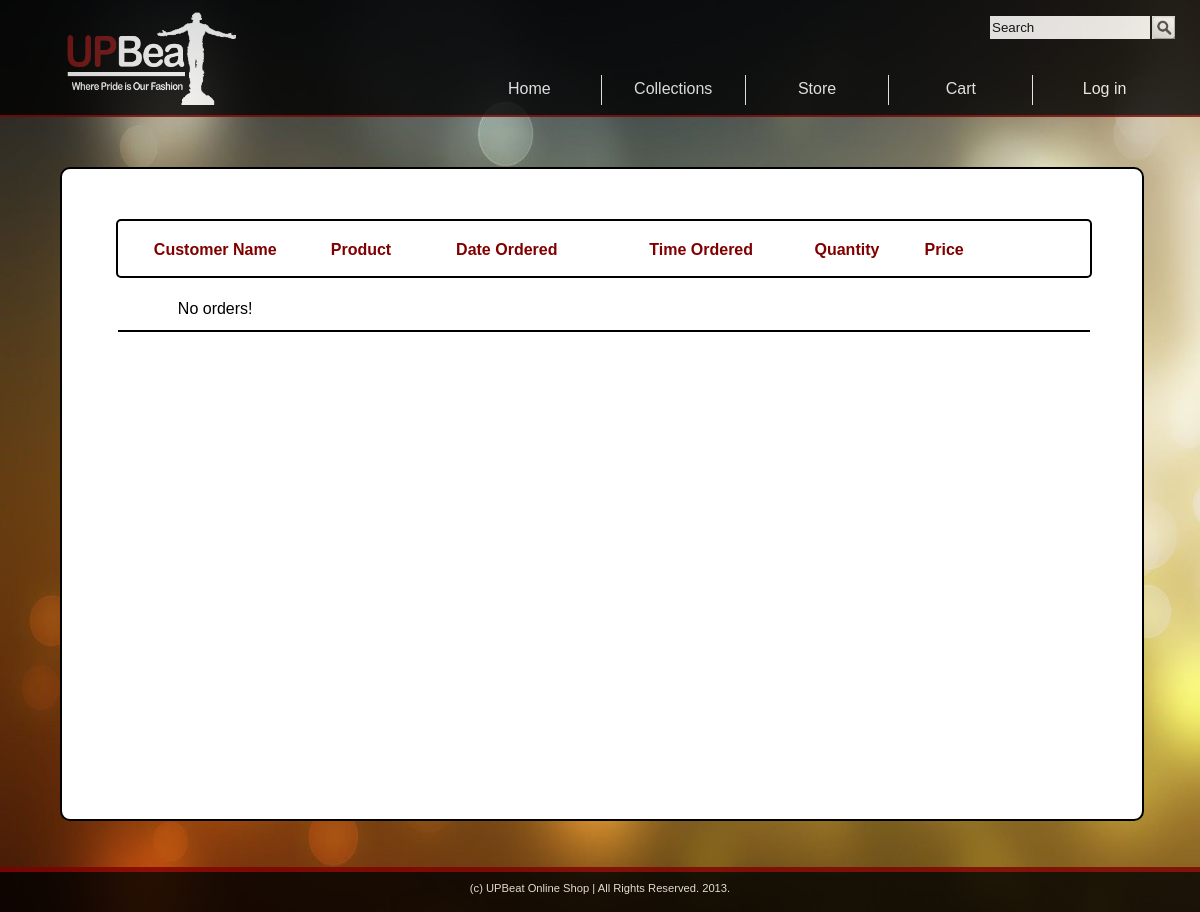
The app's page /upbeat.com/vieworders.php?start=0&page=1, older data.
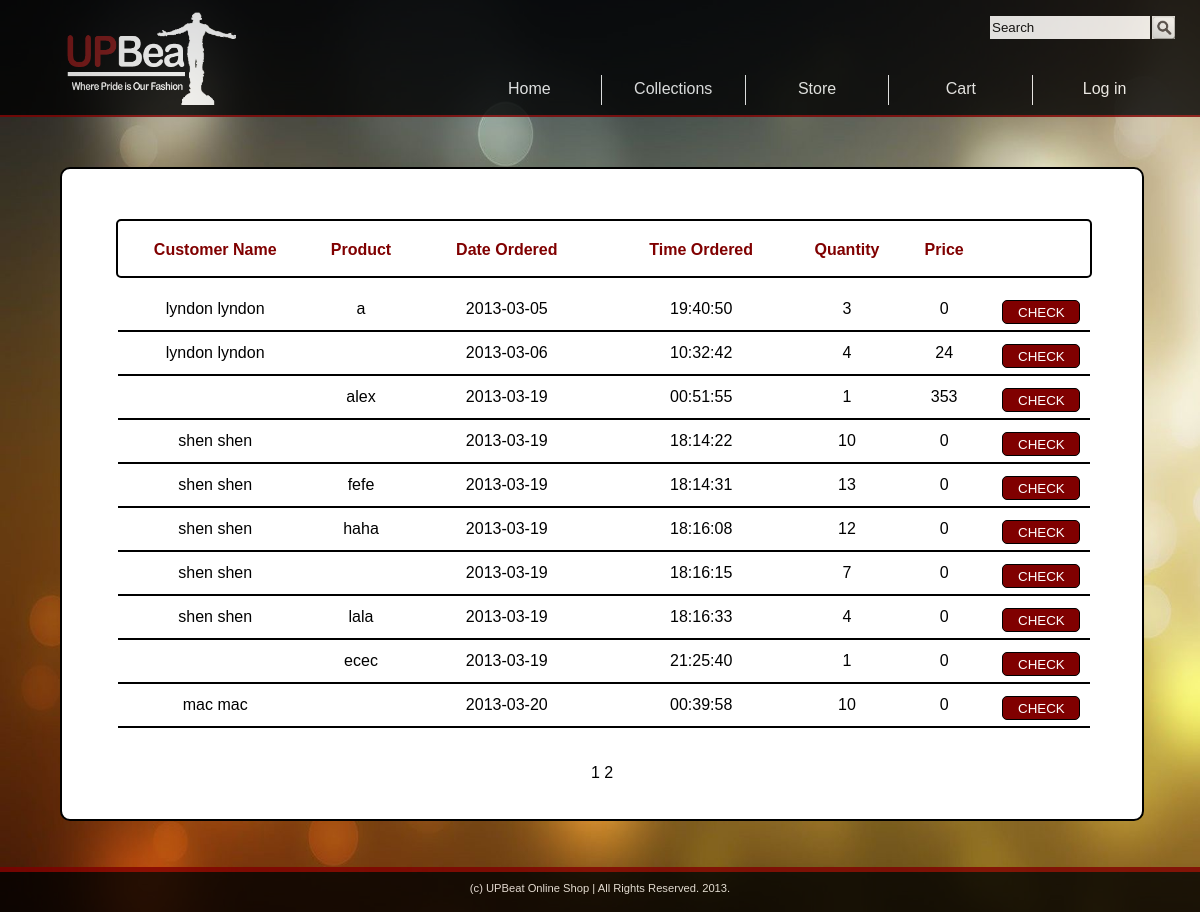
The same page, newer data.
### tables this page shows
CREATE TABLE IF NOT EXISTS `orderr` (
  `id` int(6) unsigned NOT NULL AUTO_INCREMENT,
  `prod_id` int(5) NOT NULL,
  `custom_id` int(6) NOT NULL,
  `quantity` int(10) NOT NULL,
  `price` int(20) NOT NULL,
  `is_delivered` text NOT NULL,
  `date_ordered` date NOT NULL,
  `time_ordered` time NOT NULL,
  PRIMARY KEY (`id`)
);

CREATE TABLE IF NOT EXISTS `customer` (
  `id` int(6) unsigned NOT NULL AUTO_INCREMENT,
  `fname` varchar(50) NOT NULL,
  `lname` varchar(20) NOT NULL,
  `username` varchar(20) NOT NULL,
  `email` varchar(50) NOT NULL,
  `address` varchar(50) NOT NULL,
  `contact` decimal(11,0) NOT NULL,
  `password` varchar(50) NOT NULL,
  `type` varchar(20) NOT NULL,
  PRIMARY KEY (`id`)
);

CREATE TABLE IF NOT EXISTS `product` (
  `id` int(5) unsigned NOT NULL AUTO_INCREMENT,
  `code` varchar(10) NOT NULL,
  `image` varchar(100) NOT NULL,
  `description` text NOT NULL,
  `gender_type` enum('Male','Female') NOT NULL,
  `shirt_type` enum('Jacket','T-Shirt') NOT NULL,
  `available` varchar(10) NOT NULL,
  PRIMARY KEY (`id`)
);

### upbeat.com/products.php (called while the page is built, shortened)
<?php
	$ordersarray = mysql_query("SELECT COUNT(id) from orderr where is_delivered = 'NO'");
	$totalorders = mysql_fetch_array($ordersarray);
	$orders = $totalorders[0];
	if ($orders%10 == 0) $orderpages = ($orders/10)%(($orders/10)+1);
	else $orderpages = ($orders/10)%(($orders/10)+1)+1;
?>

### upbeat.com/vieworders.php (the view, shortened to what this page needs)
<?php
	include("products.php");
	$first = $_GET['start'];
	$spage = $_GET['page'];
	$orderlist = array();
	$customlist = array();
	$productlist = array();
	$result = mysql_query("SELECT * from orderr where is_delivered = 'NO'");
	$numorders = 0;
	while ($row = mysql_fetch_array($result, MYSQL_NUM))
	{
		$numorders++;
		array_push($orderlist, $row[0]);
		array_push($customlist, $row[2]);
		array_push($productlist, $row[1]);
	}
?>
<html>
	<head>
		<link rel = "stylesheet" type = "text/css" href = "CSS/local.css">
		<link rel = "stylesheet" type = "text/css" href = "CSS/order.css">
	</head>
	<body>
		<div id = 'header'>
			<form name = 'searchform' method = 'post' action = 'store.php?cat=search&start=0&page=1'>
				<div id = 'srchline'>
					<input id = 'sbutton' type = 'submit' name = 'sbutton' value = ''/>
					<input id = 'stxtbox' type = 'text' name = 'stxtbox' value = 'Search' />
				</div>
			</form>
			<div id = 'menuline'>
				<ul id = 'menulist'>
					<li id = 'last'>
						<?php
							if (isset($_SESSION['uname'])){ echo "Hi ".$_SESSION['fname']."!";}
							else echo "Log in";
						?>
					</li>
					<li><a class = 'link' href = 'viewcart.php'>Cart</a></li>
					<li><a class = 'link' href = 'store.php?cat=all&start=0&page=1'>Store</a></li>
					<li><a class = 'link' href = 'collections.php'>Collections</a></li>
					<li id = 'home'>
						<?php
							if(isset($_SESSION['type']))
							{
								if(strcmp($_SESSION['type'], "administrator") == 0)
									echo "<a class = 'link' href = 'admin.php'>Home</a>";
								else echo "<a class = 'link' href = 'home.php'>Home</a>";
							}
							else echo "<a class = 'link' href = 'home.php'>Home</a>";
						?>
					</li>
				</ul>
			</div>
			<div id = 'logo'></div>
		</div>
		<div id = 'maincontent'>
			<div id = 'customlist'>
				<?php
					echo "
						<ul class = 'topline'>
							<li>Customer Name</li>
							<li class = 'smallcol'>Product</li>
							<li>Date Ordered</li>
							<li>Time Ordered</li>
							<li class = 'smallcol'>Quantity</li>
							<li class = 'smallcol'>Price</li>
						</ul>
					";
					if ($spage == $orderpages) $limit = $first+($orders%10);
					else $limit = $first+10;
					if($numorders > 0){
					for ($i = $first; $i < $limit; $i++)
					{
						$result1 = mysql_query("SELECT * from orderr where id = ".$orderlist[$i]);
						$result2 = mysql_query("SELECT * from customer where id = ".$customlist[$i]);
						$result3 = mysql_query("SELECT * from product where id = ".$productlist[$i]);
						$row1 = mysql_fetch_array($result1);
						$row2 = mysql_fetch_array($result2);
						$row3 = mysql_fetch_array($result3);
						echo "<ul class = 'line'>
								<li>".$row2[1]." ".$row2[2]."</li>
								<li class = 'smallcol'>".$row3[1]."</li>
								<li>".$row1[6]."</li>
								<li>".$row1[7]."</li>
								<li class = 'smallcol'>".$row1[3]."</li>
								<li class = 'smallcol'>".$row1[4]."</li>
								<li class = 'smallcol'>
									<a class = 'links' href = 'process.php?approve=1&oid=".$row1[0]."'><input id ='check' type = 'submit' name = 'check' value = 'CHECK'/></a>
								</li>
							</ul>
						";
					}
					}
					else
					{
						echo "<ul class = 'line'><li>No orders!</li><li></li><li></li><li></li><li></li></ul>";
					}
					echo "<div id = 'custompage'>";
						for ($i = 1; $i <= $orderpages; $i++)
						{
							$first = 10*($i-1);
							echo "<a class = 'link' href = 'vieworders.php?start=".$first."&page=".$i."'> ".$i." </a>";
						}
					echo "</div>";
				?>
			</div>
		</div>
		<div id = 'footer'>(c) UPBeat Online Shop | All Rights Reserved. 2013.</div>
	</body>
</html>

Row changes from the older to the newer data that the page shows:
added orderr: customer.fname "lyndon", customer.lname "lyndon", product.code "a", date_ordered "2013-03-05", time_ordered "19:40:50", quantity "3", price "0"
added orderr: customer.fname "lyndon", customer.lname "lyndon", date_ordered "2013-03-06", time_ordered "10:32:42", quantity "4", price "24"
added orderr: product.code "alex", date_ordered "2013-03-19", time_ordered "00:51:55", quantity "1", price "353"
added orderr: customer.fname "shen", customer.lname "shen", date_ordered "2013-03-19", time_ordered "18:14:22", quantity "10", price "0"
added orderr: customer.fname "shen", customer.lname "shen", product.code "fefe", date_ordered "2013-03-19", time_ordered "18:14:31", quantity "13", price "0"
added orderr: customer.fname "shen", customer.lname "shen", product.code "haha", date_ordered "2013-03-19", time_ordered "18:16:08", quantity "12", price "0"
added orderr: customer.fname "shen", customer.lname "shen", date_ordered "2013-03-19", time_ordered "18:16:15", quantity "7", price "0"
added orderr: customer.fname "shen", customer.lname "shen", product.code "lala", date_ordered "2013-03-19", time_ordered "18:16:33", quantity "4", price "0"
added orderr: product.code "ecec", date_ordered "2013-03-19", time_ordered "21:25:40", quantity "1", price "0"
added orderr: customer.fname "mac", customer.lname "mac", date_ordered "2013-03-20", time_ordered "00:39:58", quantity "10", price "0"
Text that changed along with them:
new list line: "1"
new list line: "2"
text no longer shown: "No orders!"
